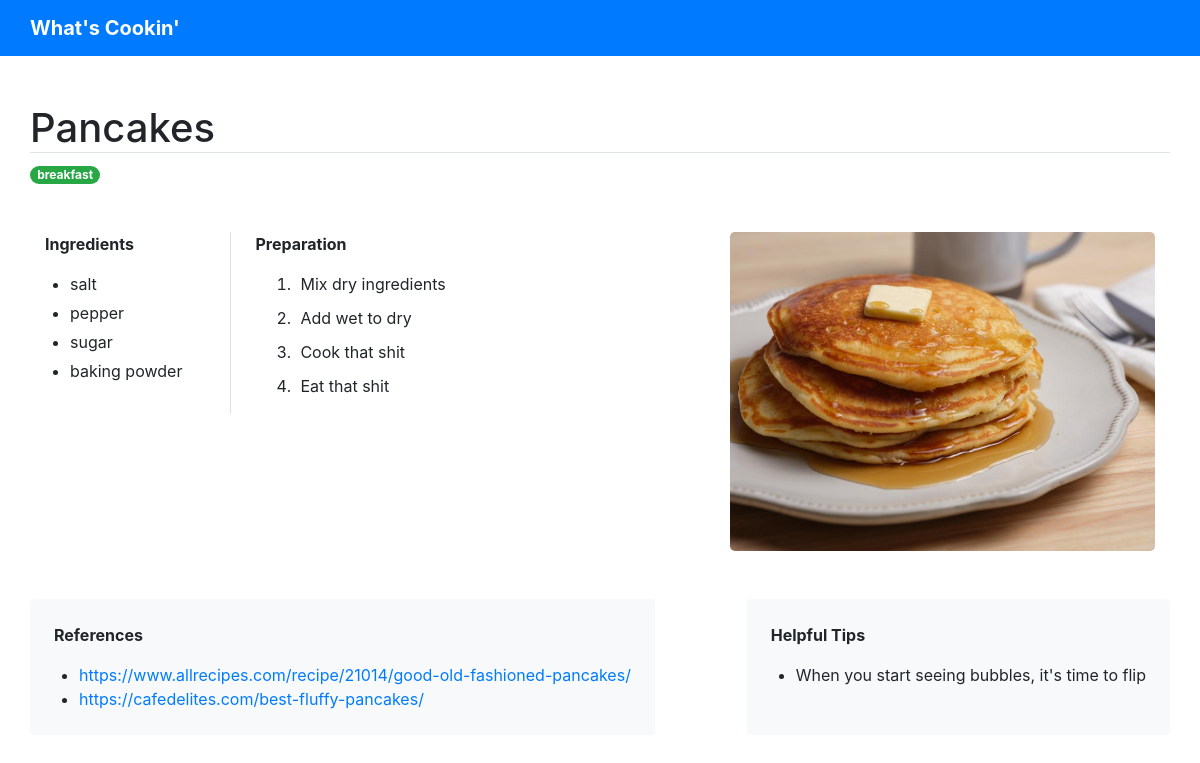
The page /cookbook/recipes/1/ on the database its author committed.
### cookbook/models.py (models this page shows, shortened)
class Recipe(models.Model):
    CATEGORIES = (
        ('breakfast', 'Breakfast'),
        ('lunch', 'Lunch'),
        ('dinner', 'Dinner'),
        ('dessert', 'Dessert'),
        ('snack', 'Snack'),
        ('beverage', 'Beverage'),
        ('other', 'Other')
    )
    title = models.CharField(u'Title', max_length=200)
    category = models.CharField(
        max_length=15, choices=CATEGORIES, default='green')
    description = models.CharField(max_length=250, blank=True)
    ingredients = models.TextField(
        u'Ingredients', help_text=u'One ingredient per line', blank=True)
    preparation = models.TextField(u'Preparation', blank=True)
    tips = models.TextField(u'Helpful Tips', blank=True)
    link = models.TextField(
        u'Link(s)', default='', blank=True)
    photo = models.ImageField(upload_to='images', blank=True)
    class Meta:
        verbose_name = u'Recipe'
        verbose_name_plural = u'Recipes'
    def ingredients_as_list(self):
        return self.ingredients.replace('\r', '').split('\n')
    def preparation_as_list(self):
        return self.preparation.replace('\r', '').split('\n')
    def links_as_list(self):
        return self.link.replace('\r', '').split('\n')
    def tips_as_list(self):
        return self.tips.replace('\r', '').split('\n')

### cookbook/views.py (the view)
# urls.py: path('recipes/<int:recipe_id>/', views.detail, name='detail'),
def detail(request, recipe_id):
    recipe = get_object_or_404(Recipe, pk=recipe_id)
    return render(request, 'cookbook/detail.html', {'recipe': recipe})

### cookbook/templates/cookbook/detail.html
{% extends 'base.html' %} {% block content %}
<div class="text-center text-lg-left">
  <h1 class="border-bottom">{{ recipe.title }}</h1>
  <span class="badge badge-pill badge-success mb-5">{{recipe.category}}</span>
</div>
<section
  class="container d-flex flex-column-reverse flex-lg-row justify-content-between align-items-center align-items-lg-start"
>
  <div class="d-flex flex-column flex-sm-row mt-5 mt-lg-0 w-100">
    {% if recipe.ingredients %}
    <div
      class="mr-3 mr-lg-4 pr-3 pr-lg-5 border-right mb-5 mb-sm-0"
      style="min-width: 140px;"
    >
      <p class="font-weight-bold">Ingredients</p>
      <ul style="margin: 0; padding-left: 25px;">
        {% for ing in recipe.ingredients_as_list %}
        <li style="margin-bottom: 5px;">{{ing}}</li>
        {% endfor %}
      </ul>
    </div>
    {% endif %} {% if recipe.preparation %}
    <div class="mr-lg-5">
      <p class="font-weight-bold">Preparation</p>
      <ol>
        {% for prep in recipe.preparation_as_list %}
        <li style="padding-left: 5px; margin-bottom: 10px;">{{prep}}</li>
        {% endfor %}
      </ol>
    </div>
    {% endif %}
  </div>
  {% if recipe.photo %}
  <img
    src="{{recipe.photo.url}}"
    alt="{{recipe.title}}"
    style="width: 100%; max-width: 425px; border-radius: 5px;"
  />
  {% endif %}
</section>
{% if recipe.link or recipe.tips %}
<aside class="d-flex flex-column flex-lg-row justify-content-between mt-5">
  {% if recipe.link %}
  <div class="bg-light p-4 rounded mb-4 mr-lg-4" style="flex: 0 1 auto;">
    <p class="font-weight-bold">References</p>
    <ul style="margin: 0; padding-left: 25px;">
      {% for link in recipe.links_as_list %}
      <li>
        <a
          href="{{link}}"
          target="_blank"
          rel="noopener noreferrer"
          style="word-wrap: break-word;"
          >{{link}}</a
        >
      </li>
      {% endfor %}
    </ul>
  </div>
  {% endif %} {% if recipe.tips %}
  <div class="bg-light p-4 rounded mb-4" style="flex: 0 1 auto;">
    <p class="font-weight-bold">Helpful Tips</p>
    <ul style="margin: 0; padding-left: 25px;">
      {% for tip in recipe.tips_as_list %}
      <li>
        {{tip}}
      </li>
      {% endfor %}
    </ul>
  </div>
  {% endif %}
</aside>
{% endif %} {% endblock %}

### rows shown on the page
Recipe: title "Pancakes", category "breakfast", photo (picture), tips_as_list "When you start seeing bubbles, it's time to flip"

### other values the page prints
{{ ing }} "salt" "pepper" "sugar" "baking powder"
{{ prep }} "Mix dry ingredients" "Add wet to dry" "Cook that shit" "Eat that shit"
{{ link }} "https://www.allrecipes.com/recipe/21014/good-old-fashioned-pancakes/" "https://cafedelites.com/best-fluffy-pancakes/"
